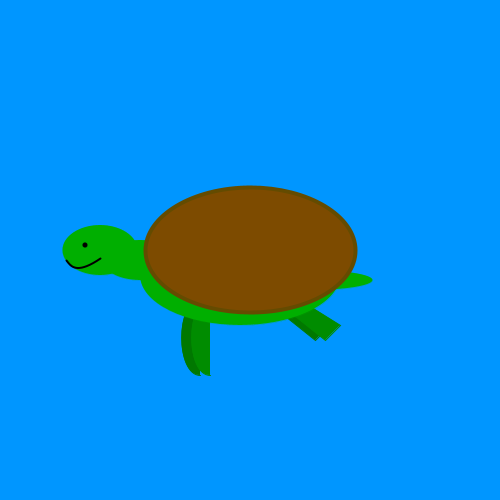
Frame 1 (no input)
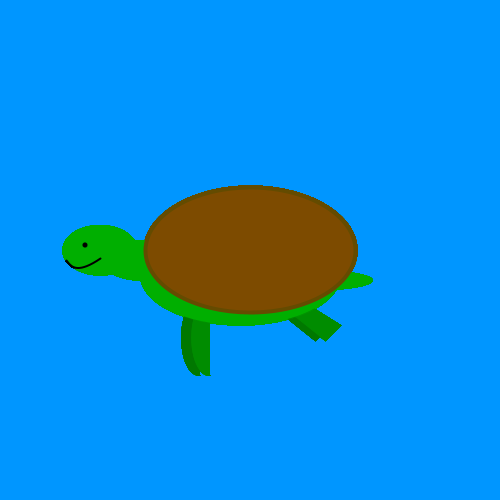
Frame 60 (the mouse pressed at the canvas centre just before this capture)
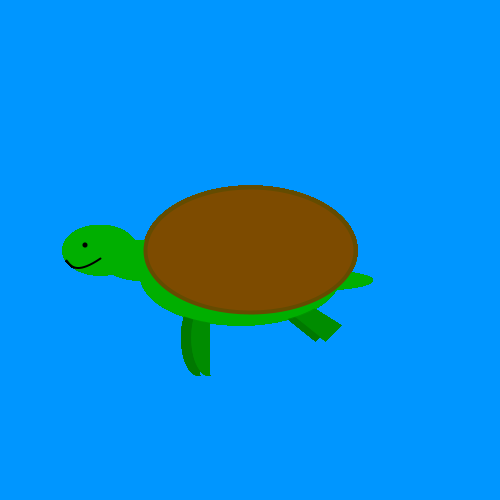
Frame 120 (the mouse held since frame 60 and released just before this capture)

The Processing sketch that drew these frames (run headless with seeded random() and noise(); from frame 60 on, the mouse is pressed at the canvas centre):

// Processing sketch: jda3867_assignment1
// ── jda3867_assignment1.pde
color brown_1 = color(125,75,0);
color brown_2 = color(100,75,0);
color green_1 = color(0,175,0);
color green_2 = color(0,140,0);
color green_3 = color(0,120,0);


void setup() {
  size(500,500);
  background(0,150,255);
  
}

void draw( ) {
  //Legs of Turtle
  stroke(green_3);
  fill(green_3);
  strokeWeight(1);
  quad(290, 300, 265, 300, 315, 340, 330, 325);
  stroke(green_2);
  fill(green_2);
  quad(300, 300, 275, 300, 325, 340, 340, 325);
  stroke(green_3);
  fill(green_3);
  bezier(200, 300, 175, 300, 175, 375, 200, 375);
  stroke(green_2);
  fill(green_2);
  bezier(210, 300, 185, 300, 185, 375, 210, 375);
  
  
  //Body of Turtle
  stroke(green_1);
  strokeWeight(0);
  fill(green_1);
  ellipseMode(CENTER);
  ellipse(100, 250, 75, 50);
  ellipse(140, 260, 75, 40);
  ellipse(240, 275, 200, 100);
  ellipse(310, 280, 125, 20);
  
  //Face of Turtle
  stroke(0);
  fill(0);
  arc(85, 245, 5, 5, 0, 6.28);
  fill(green_1);
  stroke(0);
  strokeWeight(2);
  bezier(66, 260, 70, 265, 75, 275, 100, 258);

  //Shell of Turtle
  stroke(brown_2);
  strokeWeight(4);
  fill(brown_1);
  ellipse(250, 250, 210, 125);
  
}
